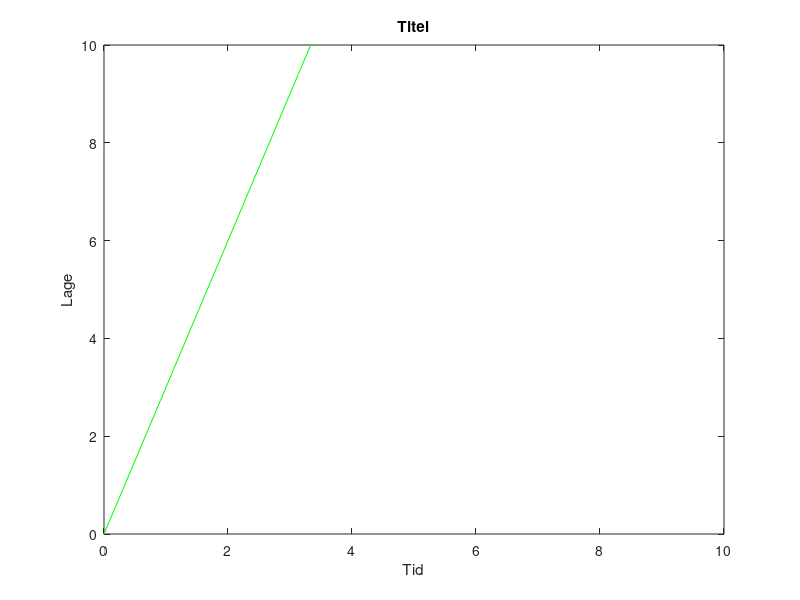

This chart was generated by the following MATLAB code:
 %%% ( Defintionsmängden för din funktion) %%%
 
x = linspace(-10,10); %%%  Intervalllet på dina x-värden  %%%

y = 3.*x;  %%% Din funktion dvs propotionellt samband %%%


plot(x,y,'g');  %%% Ritar upp diagramet och din funktion %%%

xlim([0 10]);
ylim([0 10]);
title('Titel')
xlabel('Tid');
ylabel('Lage')

